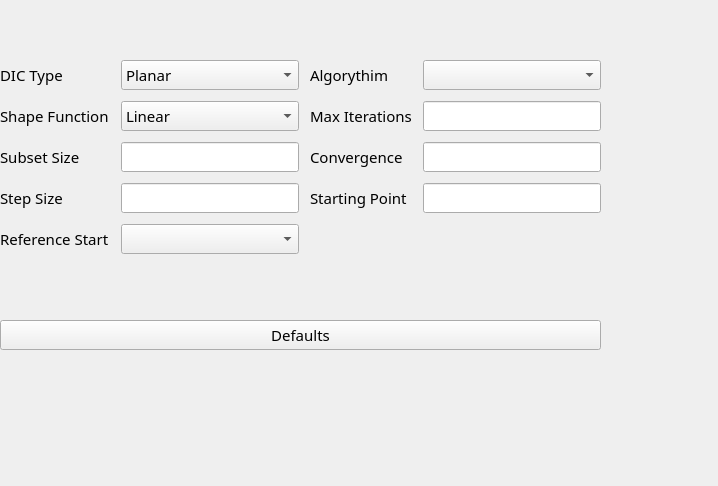
<?xml version="1.0" encoding="UTF-8"?>
<ui version="4.0">
 <class>settingsUI</class>
 <widget class="QWidget" name="settingsUI">
  <property name="geometry">
   <rect>
    <x>0</x>
    <y>0</y>
    <width>718</width>
    <height>486</height>
   </rect>
  </property>
  <property name="windowTitle">
   <string>Settings</string>
  </property>
  <widget class="QWidget" name="settingsUIWidget" native="true">
   <property name="geometry">
    <rect>
     <x>0</x>
     <y>0</y>
     <width>601</width>
     <height>411</height>
    </rect>
   </property>
   <layout class="QVBoxLayout" name="verticalLayout">
    <item>
     <layout class="QGridLayout" name="gridLayout">
      <property name="spacing">
       <number>11</number>
      </property>
      <item row="3" column="3">
       <widget class="QLineEdit" name="startingPIn">
        <property name="font">
         <font>
          <family>Figtree Light</family>
          <pointsize>11</pointsize>
         </font>
        </property>
       </widget>
      </item>
      <item row="2" column="1">
       <widget class="QLineEdit" name="subsetSizeIn">
        <property name="font">
         <font>
          <family>Figtree Light</family>
          <pointsize>11</pointsize>
         </font>
        </property>
       </widget>
      </item>
      <item row="3" column="0">
       <widget class="QLabel" name="stepSizeLab">
        <property name="font">
         <font>
          <family>Figtree Light</family>
          <pointsize>11</pointsize>
         </font>
        </property>
        <property name="text">
         <string>Step Size</string>
        </property>
       </widget>
      </item>
      <item row="3" column="2">
       <widget class="QLabel" name="label_9">
        <property name="font">
         <font>
          <family>Figtree Light</family>
          <pointsize>11</pointsize>
         </font>
        </property>
        <property name="text">
         <string>Starting Point</string>
        </property>
       </widget>
      </item>
      <item row="4" column="0">
       <widget class="QLabel" name="refStartLab">
        <property name="font">
         <font>
          <family>Figtree Light</family>
          <pointsize>11</pointsize>
         </font>
        </property>
        <property name="text">
         <string>Reference Start</string>
        </property>
       </widget>
      </item>
      <item row="2" column="0">
       <widget class="QLabel" name="subsetSizeLab">
        <property name="font">
         <font>
          <family>Figtree Light</family>
          <pointsize>11</pointsize>
         </font>
        </property>
        <property name="text">
         <string>Subset Size</string>
        </property>
       </widget>
      </item>
      <item row="0" column="1">
       <widget class="QComboBox" name="dicTypeBox">
        <property name="font">
         <font>
          <family>Figtree Light</family>
          <pointsize>11</pointsize>
         </font>
        </property>
        <item>
         <property name="text">
          <string>Planar</string>
         </property>
        </item>
       </widget>
      </item>
      <item row="1" column="2">
       <widget class="QLabel" name="maxIterLab">
        <property name="font">
         <font>
          <family>Figtree Light</family>
          <pointsize>11</pointsize>
         </font>
        </property>
        <property name="text">
         <string>Max Iterations</string>
        </property>
       </widget>
      </item>
      <item row="3" column="1">
       <widget class="QLineEdit" name="stepSizeIn">
        <property name="font">
         <font>
          <family>Figtree Light</family>
          <pointsize>11</pointsize>
         </font>
        </property>
       </widget>
      </item>
      <item row="4" column="1">
       <widget class="QComboBox" name="refBox">
        <property name="font">
         <font>
          <family>Figtree Light</family>
          <pointsize>11</pointsize>
         </font>
        </property>
       </widget>
      </item>
      <item row="1" column="3">
       <widget class="QLineEdit" name="maxItIn">
        <property name="font">
         <font>
          <family>Figtree Light</family>
          <pointsize>11</pointsize>
         </font>
        </property>
       </widget>
      </item>
      <item row="2" column="3">
       <widget class="QLineEdit" name="convergenceIn">
        <property name="font">
         <font>
          <family>Figtree Light</family>
          <pointsize>11</pointsize>
         </font>
        </property>
       </widget>
      </item>
      <item row="1" column="0">
       <widget class="QLabel" name="shapeFuncLab">
        <property name="font">
         <font>
          <family>Figtree Light</family>
          <pointsize>11</pointsize>
         </font>
        </property>
        <property name="text">
         <string>Shape Function</string>
        </property>
       </widget>
      </item>
      <item row="0" column="0">
       <widget class="QLabel" name="dicTypeLab">
        <property name="font">
         <font>
          <family>Figtree Light</family>
          <pointsize>11</pointsize>
         </font>
        </property>
        <property name="text">
         <string>DIC Type</string>
        </property>
       </widget>
      </item>
      <item row="0" column="3">
       <widget class="QComboBox" name="algoTypeBox">
        <property name="font">
         <font>
          <family>Figtree Light</family>
          <pointsize>11</pointsize>
         </font>
        </property>
       </widget>
      </item>
      <item row="2" column="2">
       <widget class="QLabel" name="converLab">
        <property name="font">
         <font>
          <family>Figtree Light</family>
          <pointsize>11</pointsize>
         </font>
        </property>
        <property name="text">
         <string>Convergence</string>
        </property>
       </widget>
      </item>
      <item row="1" column="1">
       <widget class="QComboBox" name="shapeFuncBox">
        <property name="font">
         <font>
          <family>Figtree Light</family>
          <pointsize>11</pointsize>
         </font>
        </property>
        <item>
         <property name="text">
          <string>Linear</string>
         </property>
        </item>
        <item>
         <property name="text">
          <string>Quadratic</string>
         </property>
        </item>
       </widget>
      </item>
      <item row="0" column="2">
       <widget class="QLabel" name="algorLab">
        <property name="font">
         <font>
          <family>Figtree Light</family>
          <pointsize>11</pointsize>
         </font>
        </property>
        <property name="text">
         <string>Algorythim</string>
        </property>
       </widget>
      </item>
     </layout>
    </item>
    <item>
     <widget class="QPushButton" name="defaultsPBut">
      <property name="font">
       <font>
        <family>Figtree Light</family>
        <pointsize>11</pointsize>
       </font>
      </property>
      <property name="text">
       <string>Defaults</string>
      </property>
     </widget>
    </item>
   </layout>
  </widget>
 </widget>
 <resources/>
 <connections/>
</ui>
